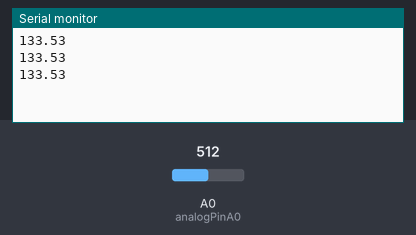
Bench run of a sketch on a simulated Arduino Uno, built with avr-gcc and run on an emulated ATmega328P. Parts: the last lines printed to the serial monitor. Inputs (shaded band) come from the test bench; at power-on: A0 (analogPinA0) = 512.

Above: at 1.3 s.
1.4 s: A0 (analogPinA0) set to 716
At 1.9 s:
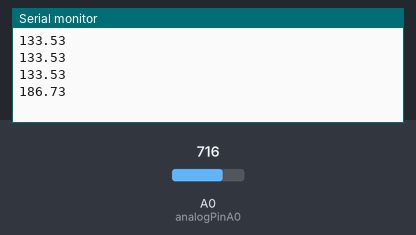
2.9 s: A0 (analogPinA0) set to 900
At 3.4 s:
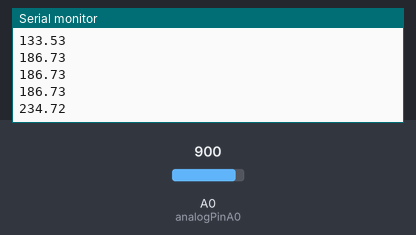
Timing chart, 0 to 5.9 s (numbered marks = the images above; inputs shaded):
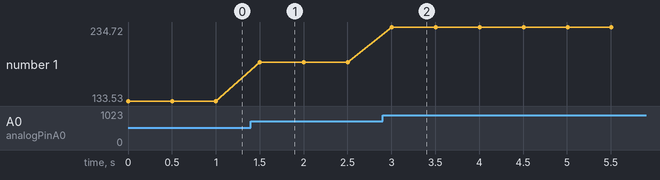

Measured:
- after the input at 1.4 s, the serial monitor: prints a new line after 0.10 s (image 1)
- after the input at 2.9 s, the serial monitor: prints a new line after 0.10 s (image 2)
- plotted number 1: 133.53 → 186.73 after the input at 1.4 s, 186.73 → 234.72 after the input at 2.9 s

The sketch:

AC_Voltage_Measurement.ino
```cpp
int analogPinA0 = A0;
float rawA0;

void setup() {
  analogReference(DEFAULT);
  Serial.begin(9600);
}

void loop() {
  rawA0 = analogRead(analogPinA0);
  //rawA0 = (rawA0*5)/1023;
  //rawA0 = (rawA0*5)*10.55;
  rawA0= rawA0 * 0.2608;
  Serial.println(rawA0);
//  Serial.print("  ");
//  Serial.println((float)rawA0 / 1023.0);
//  Serial.print("  ");
//  Serial.println((rawA0/1023.0)*5);
  delay(500);
}
```
